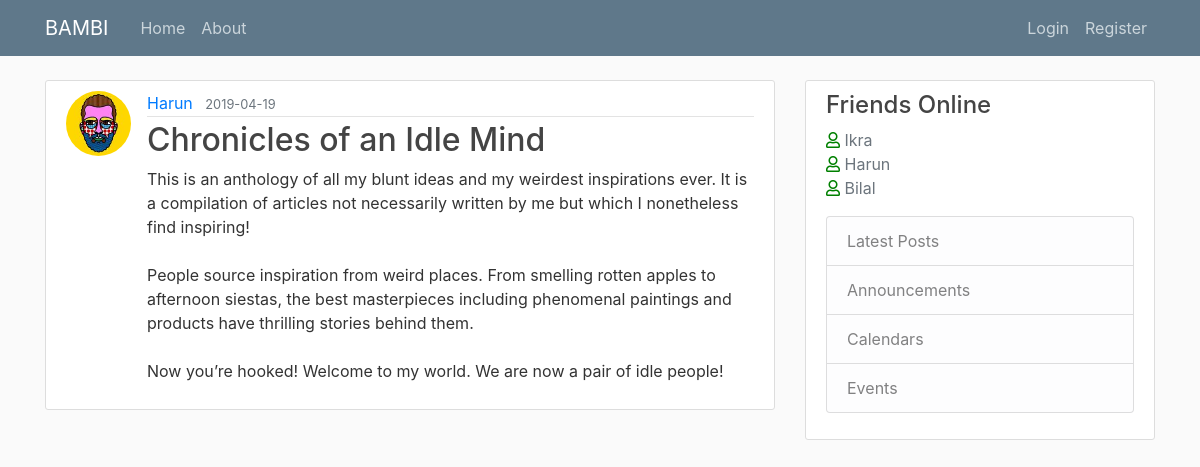
/post/1, run on the app's committed database.
### flaskblog/models.py (models this page shows, shortened)
class User(db.Model, UserMixin):
    id = db.Column(db.Integer, primary_key=True)
    username = db.Column(db.String(20), unique=True, nullable=False)
    email = db.Column(db.String(120), unique=True, nullable=False)
    image_file = db.Column(db.String(20), nullable=False,
                           default='default.jpg')
    password = db.Column(db.String(60), nullable=False)
    posts = db.relationship('Post', backref='author', lazy=True)

class Post(db.Model):
    id = db.Column(db.Integer, primary_key=True)
    title = db.Column(db.String(100), nullable=False)
    date_posted = db.Column(db.DateTime, nullable=False,
                            default=datetime.utcnow)
    content = db.Column(db.Text, nullable=False)
    user_id = db.Column(db.Integer, db.ForeignKey('user.id'), nullable=False)

### flaskblog/routes.py (the view)
@app.route("/post/<int:post_id>")
def post(post_id):
    post = Post.query.get_or_404(post_id)
    return render_template('post.html', title=post.title, post=post)

### flaskblog/templates/post.html (shortened to what this page needs)
{% extends "layout.html" %} {% block content %}
<article class="media content-section">
  <img
    class="rounded-circle article-img"
    src="{{ url_for('static', filename='profile_pics/' + post.author.image_file) }}"
  />
  <div class="media-body">
    <div class="article-metadata">
      <a
        class="mr-2"
        href="{{ url_for('user_posts' , username=post.author.username) }}"
        >{{ post.author.username }}</a
      >
      <small class="text-muted">{{
        post.date_posted.strftime("%Y-%m-%d")
      }}</small>
    </div>
    <h2 class="article-title">{{ post.title }}</h2>
    <p class="article-content">{{ post.content }}</p>
  </div>
</article>
{% endblock content %}

### flaskblog/static/main.css (style rules this page uses)
body { background: #fafafa; color: #333333; margin-top: 5rem; }
h1, h2, h3, h4, h5, h6 { color: #444444; }
.content-section { background: #ffffff; padding: 10px 20px; border: 1px solid #dddddd; border-radius: 3px; margin-bottom: 20px; }
.article-title { color: #444444; }
.article-content { white-space: pre-line; }
.article-img { height: 65px; width: 65px; margin-right: 16px; }
.article-metadata { padding-bottom: 1px; margin-bottom: 4px; border-bottom: 1px solid #e3e3e3; }

### data on the page
User: image_file (picture), author.username "Harun"
Post: date_posted "2019-04-19", title "Chronicles of an Idle Mind", content "This is an anthology of all my blunt ideas and my weirdest inspirations ever. It is a compilation of articles not necessarily written by me but which I nonetheless find inspiring! People source inspiration from weird places. From smelling rotten apples to afternoon siestas, the best masterpieces including phenomenal paintings and products have thrilling stories behind them. Now you’re hooked! Welcome to my world. We are now a pair of idle people!"
